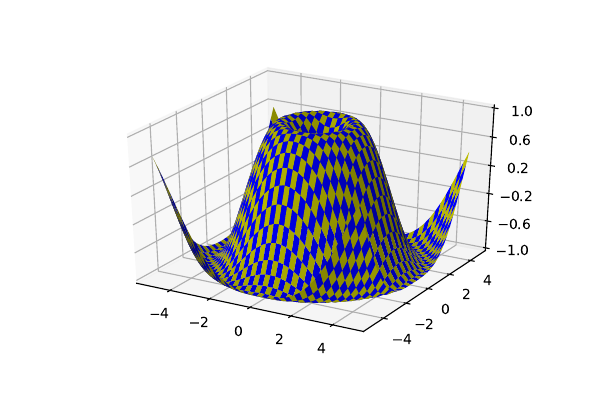

Python code for this plot:
from mpl_toolkits.mplot3d import Axes3D
from matplotlib import cm
from matplotlib.ticker import LinearLocator
import matplotlib.pyplot as plt
import numpy as np

fig = plt.figure()
ax = fig.gca(projection='3d')
X = np.arange(-5, 5, 0.25)
xlen = len(X)
Y = np.arange(-5, 5, 0.25)
ylen = len(Y)
X, Y = np.meshgrid(X, Y)
R = np.sqrt(X**2 + Y**2)
Z = np.sin(R)

colortuple = ('y', 'b')
colors = np.empty(X.shape, dtype=str)
for y in range(ylen):
    for x in range(xlen):
        colors[x, y] = colortuple[(x + y) % len(colortuple)]

surf = ax.plot_surface(X, Y, Z, rstride=1, cstride=1, facecolors=colors,
        linewidth=0, antialiased=False)

ax.set_zlim3d(-1, 1)
ax.w_zaxis.set_major_locator(LinearLocator(6))

plt.show()
fig.savefig('surface3d.pdf')